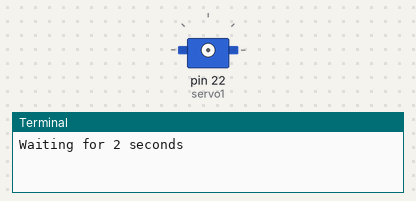
Simulated run of this program. Board: Raspberry Pi (header pin numbers). On the bench: servo, the last lines printed to the terminal. Servo angles are drawn from the pulse width (0.5 ms = 0°, 2.5 ms = 180°). At 16.6 s the program stops and its outputs stay as they are.

Above: at 0.1 s.
At 6.05 s:
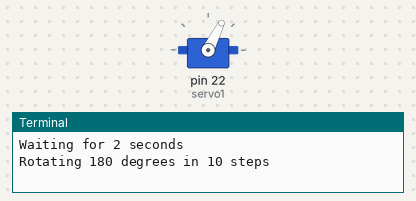
At 12.1 s:
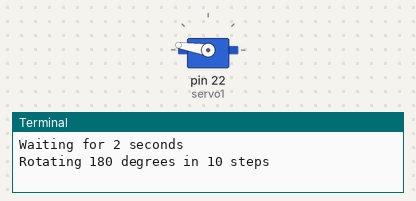
At 14.2 s:
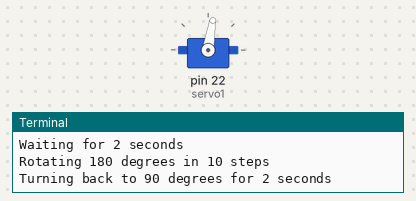
Timing chart, 0 to 17.6 s (numbered marks = the images above):
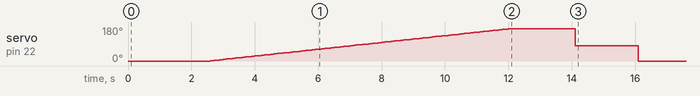

The program:

test1.py
```python
# Import libraries
import RPi.GPIO as GPIO
import time

# Set GPIO numbering mode
GPIO.setmode(GPIO.BOARD)

# Set pin 22 as an output, and set servo1 as pin 22 as PWM
GPIO.setup(22,GPIO.OUT)
servo1 = GPIO.PWM(22,50) # Note 22 is pin, 50 = 50Hz pulse

#start PWM running, but with value of 0 (pulse off)
servo1.start(0)
print ("Waiting for 2 seconds")
time.sleep(2)

#Let's move the servo!
print ("Rotating 180 degrees in 10 steps")

# Define variable duty
duty = 2

# Loop for duty values from 2 to 12 (0 to 180 degrees)
while duty <= 12:
	servo1.ChangeDutyCycle(duty)
	time.sleep(0.1)
	duty = duty + 0.1

# Wait a couple of seconds
time.sleep(2)

# Turn back to 90 degrees
print ("Turning back to 90 degrees for 2 seconds")
servo1.ChangeDutyCycle(7)
time.sleep(2)

#turn back to 0 degrees
print ("Turning back to 0 degrees")
servo1.ChangeDutyCycle(2)
time.sleep(0.5)
servo1.ChangeDutyCycle(0)

#Clean things up at the end
servo1.stop()
GPIO.cleanup()
print ("Goodbye")
```

Measured:
- by itself, servo on pin 22 (servo1): rises from 0° to 171° in 9.4 s, then falls to 0° in 4.1 s
